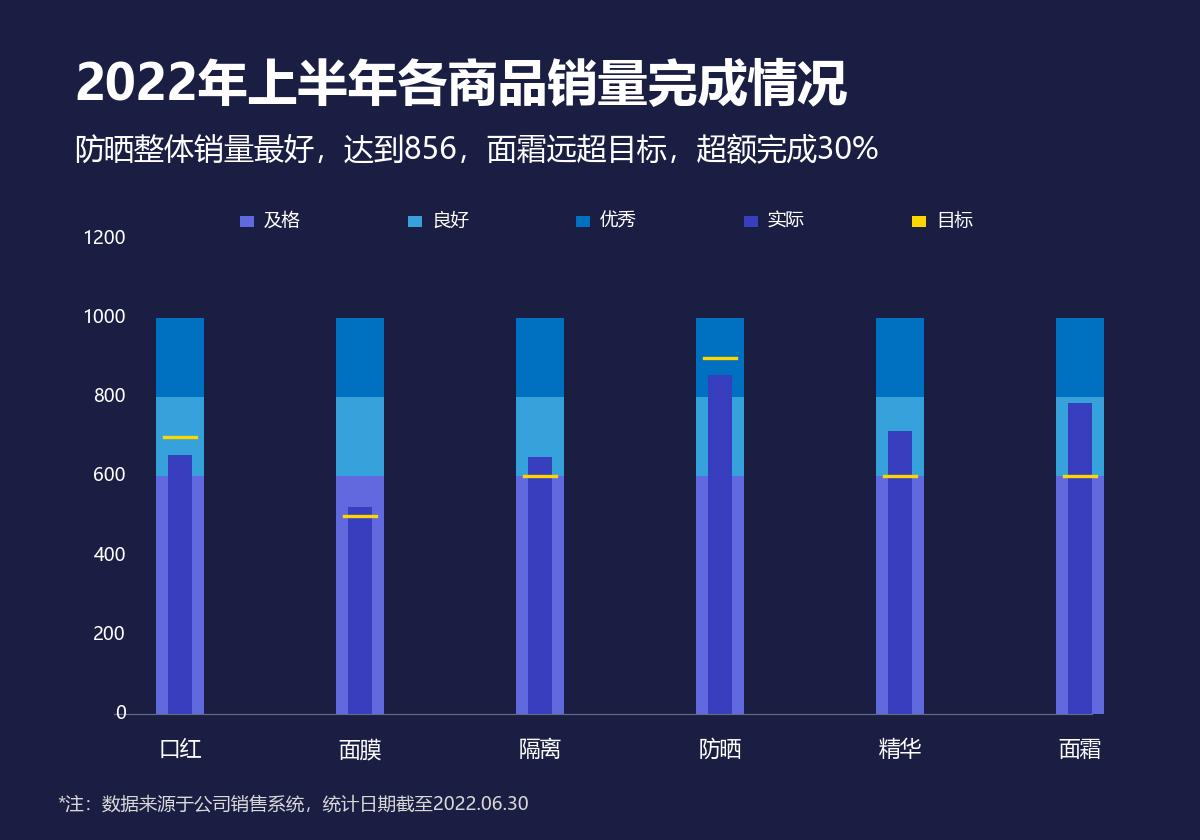

Write the Python code that produced this figure.
# -*- coding: utf-8 -*-
from pathlib import Path
import openpyxl
# 向上查找原始教材目录；只读，不修改 Excel。图形和标签共用同一组单元格值。
HERE = Path(__file__).resolve().parent
SOURCE = next((p for base in HERE.parents for p in base.glob('《*/第二章 图表(后15).xlsx')), None)
if SOURCE is None:
    raise FileNotFoundError('请把本文件夹放在教材 Excel 所在项目目录下。缺少 第二章 图表(后15).xlsx')
wb = openpyxl.load_workbook(SOURCE, data_only=True, read_only=True)
ws = wb['25 子弹图']
def col(letter, start, end):
    values = [ws[f'{letter}{r}'].value for r in range(start, end+1)]
    if any(v is None for v in values):
        raise ValueError(f'缺失数据：{ws.title}!{letter}{start}:{letter}{end}')
    return values

import numpy as np
import matplotlib
matplotlib.use('Agg')
import matplotlib.pyplot as plt
from matplotlib.patches import Rectangle, Circle, Wedge, Polygon, FancyBboxPatch
from matplotlib.colors import LinearSegmentedColormap
matplotlib.rcParams['font.sans-serif'] = ['Microsoft YaHei', 'SimHei']
matplotlib.rcParams['axes.unicode_minus'] = False
BG='#1A1E43'; BLUE='#0070C0'; RED='#E74E69'; YELLOW='#F5C353'; TEAL='#11A7AD'
def canvas(h=740):
    global fig,ax,H
    H=h
    fig=plt.figure(figsize=(10,h/100),dpi=120,facecolor=BG)
    ax=fig.add_axes([0,0,1,1],xlim=(0,1000),ylim=(h,0),facecolor=BG)
    ax.set_axis_off()
def text(x,y,s,size=13,color='white',ha='left',**kw):
    return ax.text(x,y,str(s),fontsize=size,color=color,ha=ha,va='center',**kw)
def rect(x,y,w,h,color,**kw):
    ax.add_patch(Rectangle((x,y),w,h,facecolor=color,edgecolor='none',**kw))
def header(title,subtitle='',note='*注：数据来源于公司销售系统，统计日期截至2022.06.30'):
    t=text(62,72,title,30,fontweight='bold')
    fig.canvas.draw()
    width=t.get_window_extent(fig.canvas.get_renderer()).width
    if width>fig.bbox.width*.9:t.set_fontsize(30*fig.bbox.width*.9/width)
    if subtitle:
        t=text(62,126,subtitle,18)
        fig.canvas.draw()
        width=t.get_window_extent(fig.canvas.get_renderer()).width
        if width>fig.bbox.width*.9:t.set_fontsize(18*fig.bbox.width*.9/width)
    if note: text(48,H-30,note,11,color='#D9D9D9')
def baseline(y=620,x0=95,x1=910):
    ax.plot([x0,x1],[y,y],color='#686A80',lw=.7)
def bar(x,v,scale,base=620,width=38,color=BLUE,label=True):
    rect(x-width/2,base-v*scale,width,v*scale,color)
    if label:text(x,base-v*scale-18,f'{v:g}',12,ha='center')
def finish():
    wb.close()
    fig.savefig(HERE/(Path(__file__).stem+'.png'),dpi=120,facecolor=BG)
    plt.close(fig)
if False:  # 此文件所有数值均来自上面的 ws/col，未嵌入 Excel 截图。
    pass

canvas(700)
items=col('B',4,9);actual=col('C',4,9);target=col('D',4,9)
header('2022年上半年各商品销量完成情况','防晒整体销量最好，达到856，面霜远超目标，超额完成30%')
xs=np.linspace(150,900,6);base=595;scale=.33
baseline(base)
bands=[col('E',4,9),col('F',4,9),col('G',4,9)]
for v in range(0,1201,200):text(105,base-v*scale,v,11,ha='right')
for i,(x,a,t) in enumerate(zip(xs,actual,target)):
    bottom=0
    for values,c in zip(bands,['#6169DE','#35A2DC',BLUE]):
        v=values[i];rect(x-20,base-(bottom+v)*scale,40,v*scale,c);bottom+=v
    rect(x-10,base-a*scale,20,a*scale,'#373FBE')
    ax.plot([x-13,x+13],[base-t*scale]*2,color='#FFD500',lw=2)
for x,c,label in [(200,'#6169DE','及格'),(340,'#35A2DC','良好'),(480,BLUE,'优秀'),(620,'#373FBE','实际'),(760,'#FFD500','目标')]:
    rect(x,180,12,9,c);text(x+20,184,label,11)
for x,m in zip(xs,items):text(x,base+30,m,13,ha='center')

finish()
